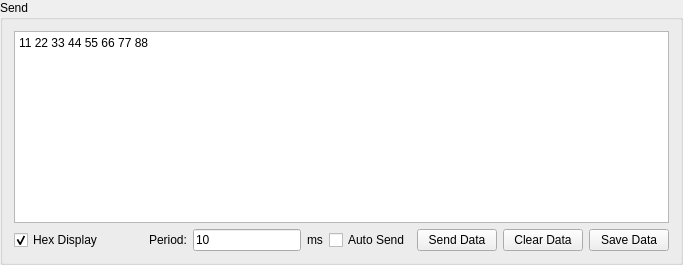
             <widget class="QGroupBox" name="groupBox_5">
              <property name="title">
               <string>Send</string>
              </property>
              <layout class="QGridLayout" name="gridLayout_7">
               <item row="0" column="0">
                <widget class="QTextEdit" name="sendDataTextEdit">
                 <property name="html">
                  <string>&lt;!DOCTYPE HTML PUBLIC &quot;-//W3C//DTD HTML 4.0//EN&quot; &quot;http://www.w3.org/TR/REC-html40/strict.dtd&quot;&gt;
&lt;html&gt;&lt;head&gt;&lt;meta name=&quot;qrichtext&quot; content=&quot;1&quot; /&gt;&lt;style type=&quot;text/css&quot;&gt;
p, li { white-space: pre-wrap; }
&lt;/style&gt;&lt;/head&gt;&lt;body style=&quot; font-family:'SimSun'; font-size:9pt; font-weight:400; font-style:normal;&quot;&gt;
&lt;p style=&quot; margin-top:0px; margin-bottom:0px; margin-left:0px; margin-right:0px; -qt-block-indent:0; text-indent:0px;&quot;&gt;11 22 33 44 55 66 77 88&lt;/p&gt;&lt;/body&gt;&lt;/html&gt;</string>
                 </property>
                </widget>
               </item>
               <item row="1" column="0">
                <layout class="QHBoxLayout" name="horizontalLayout_23">
                 <item>
                  <widget class="QCheckBox" name="sendHexDisplayCheckBox">
                   <property name="text">
                    <string>Hex Display</string>
                   </property>
                   <property name="checked">
                    <bool>true</bool>
                   </property>
                  </widget>
                 </item>
                 <item>
                  <spacer name="horizontalSpacer_5">
                   <property name="orientation">
                    <enum>Qt::Horizontal</enum>
                   </property>
                   <property name="sizeHint" stdset="0">
                    <size>
                     <width>40</width>
                     <height>20</height>
                    </size>
                   </property>
                  </spacer>
                 </item>
                 <item>
                  <widget class="QLabel" name="label_15">
                   <property name="text">
                    <string>Period:</string>
                   </property>
                  </widget>
                 </item>
                 <item>
                  <widget class="QLineEdit" name="autoSendTimeLineEdit">
                   <property name="text">
                    <string>10</string>
                   </property>
                  </widget>
                 </item>
                 <item>
                  <widget class="QLabel" name="label_16">
                   <property name="text">
                    <string>ms</string>
                   </property>
                  </widget>
                 </item>
                 <item>
                  <widget class="QCheckBox" name="autoSendDataCheckBox">
                   <property name="text">
                    <string>Auto Send</string>
                   </property>
                  </widget>
                 </item>
                 <item>
                  <widget class="QPushButton" name="sendDataPushButton">
                   <property name="text">
                    <string>Send Data</string>
                   </property>
                  </widget>
                 </item>
                 <item>
                  <widget class="QPushButton" name="clearSendDataPushButton">
                   <property name="text">
                    <string>Clear Data</string>
                   </property>
                  </widget>
                 </item>
                 <item>
                  <widget class="QPushButton" name="saveSendDataPushButton">
                   <property name="text">
                    <string>Save Data</string>
                   </property>
                  </widget>
                 </item>
                </layout>
               </item>
              </layout>
             </widget>
